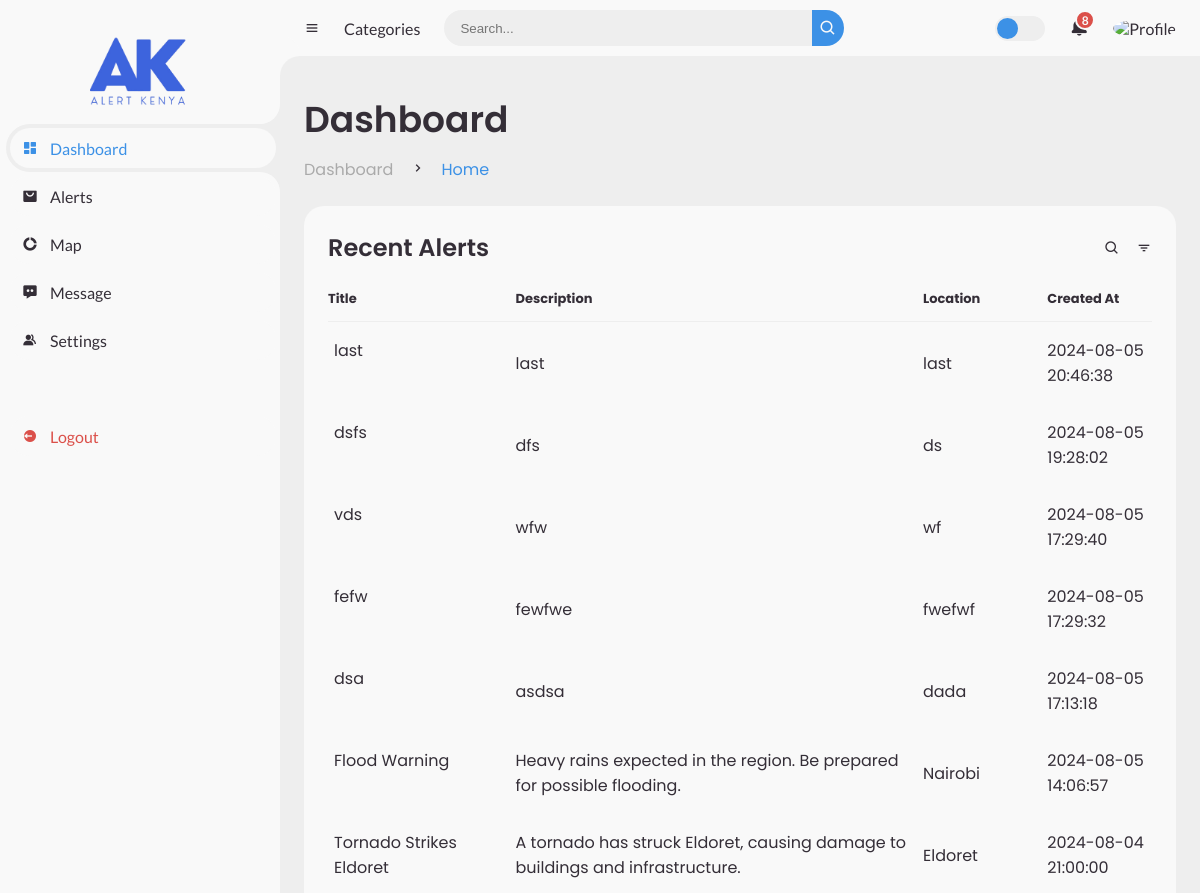
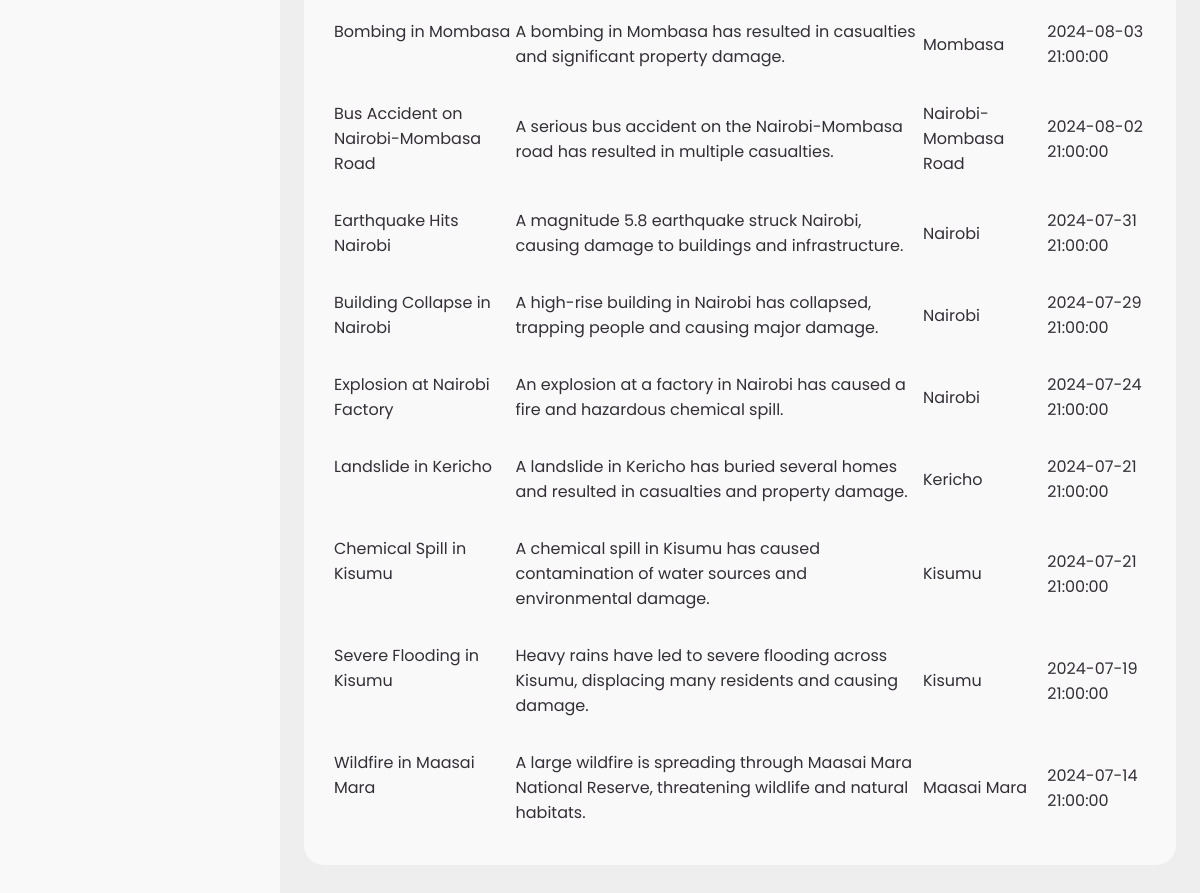
/res_dash.php, run on the app's committed database (2 pictures, top to bottom).
### tables this page shows
CREATE TABLE `alerts` (
  `id` int(11) NOT NULL,
  `title` varchar(255) NOT NULL,
  `description` text NOT NULL,
  `location` varchar(255) DEFAULT NULL,
  `created_at` timestamp NOT NULL DEFAULT current_timestamp(),
  `user_id` int(11) DEFAULT 0
);

### res_dash.php (the view, shortened to what this page needs)
<?php
include 'config.php';
try {
    $stmt = $conn->prepare("SELECT id, title, description, location, created_at FROM alerts ORDER BY created_at DESC");
    $stmt->execute();
    $result = $stmt->get_result();
} catch (Exception $e) {
    echo "Error: " . $e->getMessage();
}
?>
<!DOCTYPE html>
<html lang="en">
<head>
    <link href='https://unpkg.com/boxicons@2.0.9/css/boxicons.min.css' rel='stylesheet'>
    <link rel="stylesheet" href="userdash.css">
</head>
<body>
    <section id="sidebar">
        <a href="user_dash.php" class="brand">
            <img src="logo.png" alt="Logo" class="logo">
        </a>
        <ul class="side-menu top">
            <li class="active">
                <a href="#">
                    <i class='bx bxs-dashboard'></i>
                    <span class="text">Dashboard</span>
                </a>
            </li>
            <li>
                <a href="view_alerts.php">
                    <i class='bx bxs-shopping-bag-alt'></i>
                    <span class="text">Alerts</span>
                </a>
            </li>
            <li>
                <a href="user_map.php">
                    <i class='bx bxs-doughnut-chart'></i>
                    <span class="text">Map</span>
                </a>
            </li>
            <li>
                <a href="#">
                    <i class='bx bxs-message-dots'></i>
                    <span class="text">Message</span>
                </a>
            </li>
            <li>
                <a href="#">
                    <i class='bx bxs-group'></i>
                    <span class="text">Settings</span>
                </a>
            </li>
        </ul>
        <ul class="side-menu">
            <li>
                <a href="logout.php" class="logout">
                    <i class='bx bxs-log-out-circle'></i>
                    <span class="text">Logout</span>
                </a>
            </li>
        </ul>
    </section>
    <section id="content">
        <nav>
            <i class='bx bx-menu'></i>
            <a href="#" class="nav-link">Categories</a>
            <form action="#">
                <div class="form-input">
                    <input type="search" placeholder="Search...">
                    <button type="submit" class="search-btn"><i class='bx bx-search'></i></button>
                </div>
            </form>
            <label for="switch-mode" class="switch-mode"></label>
            <a href="#" class="notification">
                <span class="num">8</span>
            </a>
            <a href="#" class="profile">
                <img src="user.jpg" alt="Profile">
            </a>
        </nav>
        <main>
            <div class="head-title">
                <div class="left">
                    <h1>Dashboard</h1>
                    <ul class="breadcrumb">
                        <li><a href="#">Dashboard</a></li>
                        <li><i class='bx bx-chevron-right'></i></li>
                        <li><a class="active" href="#">Home</a></li>
                    </ul>
                </div>
            </div>
            <div class="table-data">
                <div class="order">
                    <div class="head">
                        <h3>Recent Alerts</h3>
                        <i class='bx bx-search'></i>
                        <i class='bx bx-filter'></i>
                    </div>
                    <table>
                        <thead>
                            <tr>
                                <th>Title</th>
                                <th>Description</th>
                                <th>Location</th>
                                <th>Created At</th>
                            </tr>
                        </thead>
                        <tbody>
                            <?php while ($row = $result->fetch_assoc()): ?>
                            <tr>
                                <td><?php echo htmlspecialchars($row['title']); ?></td>
                                <td><?php echo htmlspecialchars($row['description']); ?></td>
                                <td><?php echo htmlspecialchars($row['location']); ?></td>
                                <td><?php echo htmlspecialchars($row['created_at']); ?></td>
                            </tr>
                            <?php endwhile; ?>
                        </tbody>
                    </table>
                </div>
            </div>
        </main>
    </section>
</body>
</html>

### data on the page
alerts: title "last", description "last", location "last", created_at "2024-08-05 20:46:38"
alerts: title "dsfs", description "dfs", location "ds", created_at "2024-08-05 19:28:02"
alerts: title "vds", description "wfw", location "wf", created_at "2024-08-05 17:29:40"
alerts: title "fefw", description "fewfwe", location "fwefwf", created_at "2024-08-05 17:29:32"
alerts: title "dsa", description "asdsa", location "dada", created_at "2024-08-05 17:13:18"
alerts: title "Flood Warning", description "Heavy rains expected in the region. Be prepared for possible flooding.", location "Nairobi", created_at "2024-08-05 14:06:57"
alerts: title "Tornado Strikes Eldoret", description "A tornado has struck Eldoret, causing damage to buildings and infrastructure.", location "Eldoret", created_at "2024-08-04 21:00:00"
alerts: title "Bombing in Mombasa", description "A bombing in Mombasa has resulted in casualties and significant property damage.", location "Mombasa", created_at "2024-08-03 21:00:00"
alerts: title "Bus Accident on Nairobi-Mombasa Road", description "A serious bus accident on the Nairobi-Mombasa road has resulted in multiple casualties.", location "Nairobi-Mombasa Road", created_at "2024-08-02 21:00:00"
alerts: title "Earthquake Hits Nairobi", description "A magnitude 5.8 earthquake struck Nairobi, causing damage to buildings and infrastructure.", location "Nairobi", created_at "2024-07-31 21:00:00"
alerts: title "Building Collapse in Nairobi", description "A high-rise building in Nairobi has collapsed, trapping people and causing major damage.", location "Nairobi", created_at "2024-07-29 21:00:00"
alerts: title "Explosion at Nairobi Factory", description "An explosion at a factory in Nairobi has caused a fire and hazardous chemical spill.", location "Nairobi", created_at "2024-07-24 21:00:00"
alerts: title "Landslide in Kericho", description "A landslide in Kericho has buried several homes and resulted in casualties and property damage.", location "Kericho", created_at "2024-07-21 21:00:00"
alerts: title "Chemical Spill in Kisumu", description "A chemical spill in Kisumu has caused contamination of water sources and environmental damage.", location "Kisumu", created_at "2024-07-21 21:00:00"
alerts: title "Severe Flooding in Kisumu", description "Heavy rains have led to severe flooding across Kisumu, displacing many residents and causing damage.", location "Kisumu", created_at "2024-07-19 21:00:00"
alerts: title "Wildfire in Maasai Mara", description "A large wildfire is spreading through Maasai Mara National Reserve, threatening wildlife and natural habitats.", location "Maasai Mara", created_at "2024-07-14 21:00:00"
